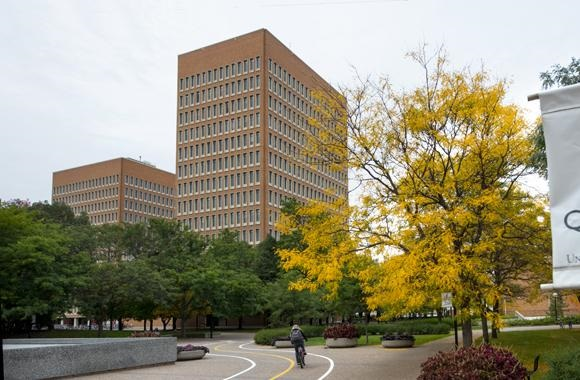
#> input picture Homework 5/courses/Images/example.jpg, 580 x 380 px, found by its file name
$ python GoodFeaturesToTrack.py
#> lines starting #> are read from the running program, lines starting #| are printed output that depends on the picture; after the words box and inside, x2 and y2 are one past the last pixel; in counts of white or black regions, pixels touching at a corner belong together
import numpy as np
import cv2
from matplotlib import pyplot as plt
from matplotlib import use as mpl_use
mpl_use('TkAgg')

img = cv2.imread('../images/example.jpg')
#> img is the input picture: shape (380, 580, 3); mean B, G, R 121.6, 144.2, 149.5
gray = cv2.cvtColor(img, cv2.COLOR_BGR2GRAY)
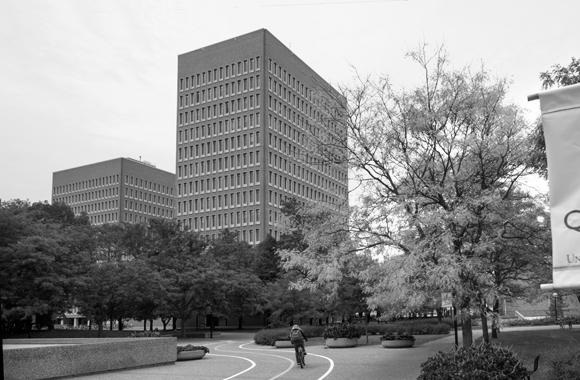
#> gray: shape (380, 580); min 0, max 255, mean 143.3

#Finds N strongest corners in the image by Shi-Tomasi method (or Harris Corner Detection, if you specify it)
#The image should be a grayscale image
#Number of corners you want to find
#Quality level, which is a value between 0-1, which denotes the minimum quality of corner below which everyone is rejected
#Minimum euclidean distance between corners detected

corners = cv2.goodFeaturesToTrack(gray, 500, 0.01, 10)
#> corners = 500 rows, first 8: [528, 100], [357, 313], [365, 165], [386, 195], [541, 285], [451, 170], [533, 167], [436, 315]
print(corners)
#> (printed output is left out)
corners = np.int0(corners)

for i in corners:
    x, y = i.ravel()
    cv2.circle(img, (x, y), 3, 255, -1)
#> this loop made 500 passes
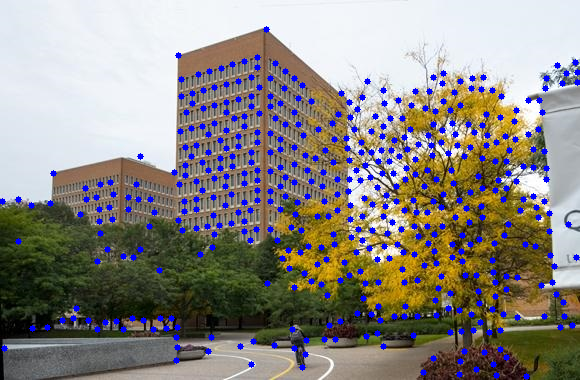
#> img: shape (380, 580, 3); 6.58% of pixels changed, all inside (x1, y1, x2, y2) = (0, 26, 580, 380)

plt.imshow(img), plt.show()
